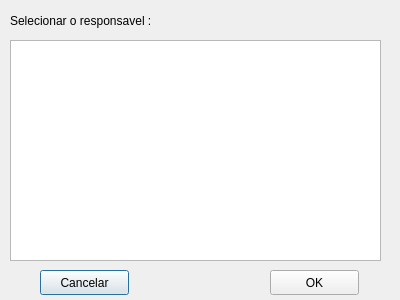
<?xml version="1.0" encoding="UTF-8"?>
<ui version="4.0">
 <class>responsaveisDialog</class>
 <widget class="QDialog" name="responsaveisDialog">
  <property name="geometry">
   <rect>
    <x>0</x>
    <y>0</y>
    <width>400</width>
    <height>300</height>
   </rect>
  </property>
  <property name="windowTitle">
   <string>Dialog</string>
  </property>
  <widget class="QLabel" name="label">
   <property name="geometry">
    <rect>
     <x>10</x>
     <y>10</y>
     <width>281</width>
     <height>21</height>
    </rect>
   </property>
   <property name="text">
    <string>Selecionar o responsavel :</string>
   </property>
  </widget>
  <widget class="QListWidget" name="listWidget">
   <property name="geometry">
    <rect>
     <x>10</x>
     <y>40</y>
     <width>371</width>
     <height>221</height>
    </rect>
   </property>
  </widget>
  <widget class="QPushButton" name="pushButton">
   <property name="geometry">
    <rect>
     <x>40</x>
     <y>270</y>
     <width>89</width>
     <height>25</height>
    </rect>
   </property>
   <property name="text">
    <string>Cancelar</string>
   </property>
  </widget>
  <widget class="QPushButton" name="pushButton_2">
   <property name="geometry">
    <rect>
     <x>270</x>
     <y>270</y>
     <width>89</width>
     <height>25</height>
    </rect>
   </property>
   <property name="text">
    <string>OK</string>
   </property>
  </widget>
 </widget>
 <resources/>
 <connections/>
</ui>
